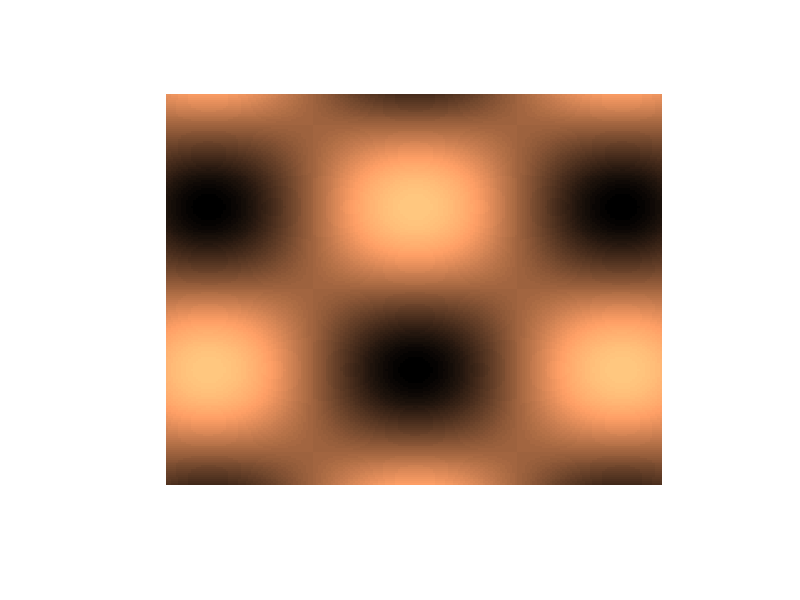

Reproduce this figure in MATLAB. (Note: this script raises an error after producing the figure.)
clear
clc

init_x = linspace(-12,12,200);
init_y = linspace(-12,12,200);
[picx,picy] = meshgrid(init_x,init_y);
% z = 1+ cos(2*pi*picx/12).*cos(2*pi*picy/12);
% z = picx.*picy;
z = sin(2*pi*picy/20).*cos(2*pi*picx/20);
surf(picx,picy,z,z)
colormap copper
shading flat
view(0,90)
hold on
axis off

syms x y
% f = 1+ cos(2*pi*x/12).*cos(2*pi*y/12);
% f = x*y;
f = sin(2*pi*y/20)*cos(2*pi*x/20);
gradient = jacobian(f,[x,y]);

numberOfP = 40;
RR = [];
numberOfRR = 0;
P = [16*rand(numberOfP,2)-8,zeros(numberOfP,1)];
plot3(P(:,1),P(:,2),100*ones(numberOfP,1),'co');
for countOfP = 1:numberOfP
    lowestP = find(P(:,3) == min(P(:,3)));
    lowestP = lowestP(1);
    if(P(lowestP,3) > 0.9)
        break;
    end
    RR = [RR;[P(lowestP,1),P(lowestP,2)]];
    numberOfRR = numberOfRR +1;
    distance_x = P(:,1) - P(lowestP,1);
    distance_y = P(:,2) - P(lowestP,2);
    distance = sqrt(distance_x.^2 + distance_y.^2);
    
    for i = 1:numberOfP
        x = P(i,1);
        y = P(i,2);
        dp = eval(gradient);
        dx = dp(1);
        dy = dp(2);
        u = distance_x(i)*dx/distance(i) + distance_y(i)*dy/distance(i);
        if (u>0) u=0; end
        if (distance(i) ==0) u=0;end
        P(i,3) = P(i,3) + exp(2+10*sin(atan(u))*distance(i));
    end
    P((P(:,3)>1),3) = 1;
end
axis equal

plot3(RR(:,1),RR(:,2),100*ones(numberOfRR,1),'wo','MarkerSize',80);
plot3(RR(:,1),RR(:,2),100*ones(numberOfRR,1),'w*');




